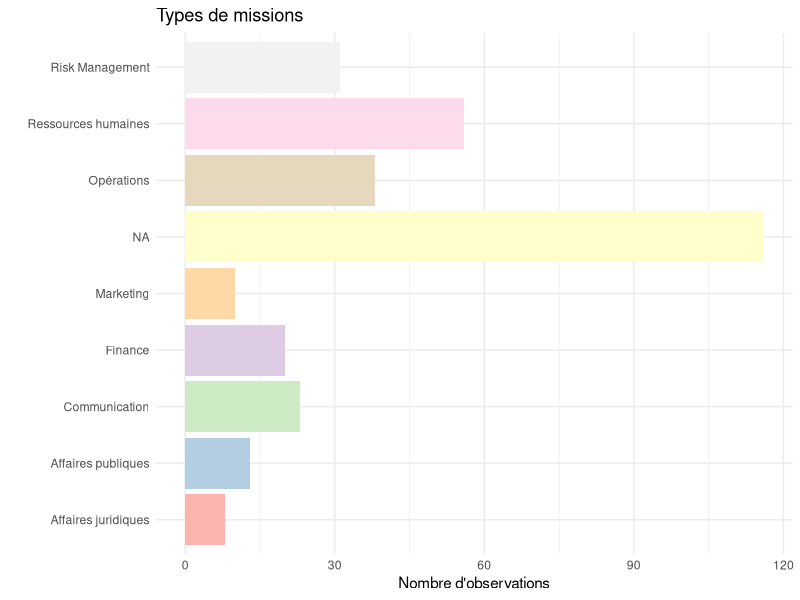

This chart was generated by the following R code:
data <- read.csv("data_assoquest_recoded_fmt.csv")

if(!require(dplyr)){
  install.packages("dplyr")
  library(dplyr)
}

if(!require(ggplot2)){
  install.packages("ggplot2")
  library(ggplot2)
}

#Afficher combien il y a de réponses "autres" sur la question des missions
non_missing_count <- sum(!is.na(data$Rse_miss_other))
print(non_missing_count)

#Afficher combien il y a de valeurs manquantes dans la question des missions
non_missing_count2 <- sum(!is.na(data$Rse_miss))
print(non_missing_count2)

#Parmis les 199 réponses manquantes sur la question des missions, 85 ont répondu 
#dans la catégorie "autre"
print(non_missing_count2-non_missing_count)
#Il y a donc en réalité 114 valeurs manquantes sur la question globalement

#est ce que c'est possible de répondre une catégorie, et autre? 
filtered_data <- data %>%
  filter(!is.na(Rse_miss) & !is.na(Rse_miss_other)) %>%
print(filtered_data)
#Non, aucune ligne


#Mission RSE
data <- data %>%
  mutate(Rse_miss_other = ifelse(is.na(Rse_miss_other), "NA", "Autre"))

data <- data %>%  
    mutate(Rse_miss =ifelse(is.na(Rse_miss), "NA",Rse_miss))



data$Rse_miss_rec <- ifelse(
  !is.na(data$Rse_miss) & data$Rse_miss != "",  # Condition : Rse_miss n'est pas vide
  data$Rse_miss,                             # Valeur si vrai
  data$Rse_miss_other                        # Valeur si faux
)

#on vérifie qu'on a bien 85 autres et 114 NA:
nombre_autre <- sum(data$Rse_miss_other == "Autre", na.rm = TRUE)
print(nombre_autre)

nombre_autre <- sum(data$Rse_miss == "NA", na.rm = TRUE)
print(nombre_autre)

nombre_autre <- sum(is.na(data$Rse_miss), na.rm = TRUE)
print(nombre_autre)


valeurs_uniques <- unique(data$Rse_miss)
print(valeurs_uniques)


p<- ggplot(data, aes(x = Rse_miss_rec, fill=Rse_miss_rec)) +
  geom_bar() +
  labs(title = "Types de missions",
       x = "",
       y = "Nombre d'observations")+
  theme_minimal()+
  scale_fill_brewer(palette = "Pastel1")+
  theme(legend.position = "none")+
  coord_flip()

print(p)



print(data$Rse_miss[1:20])





